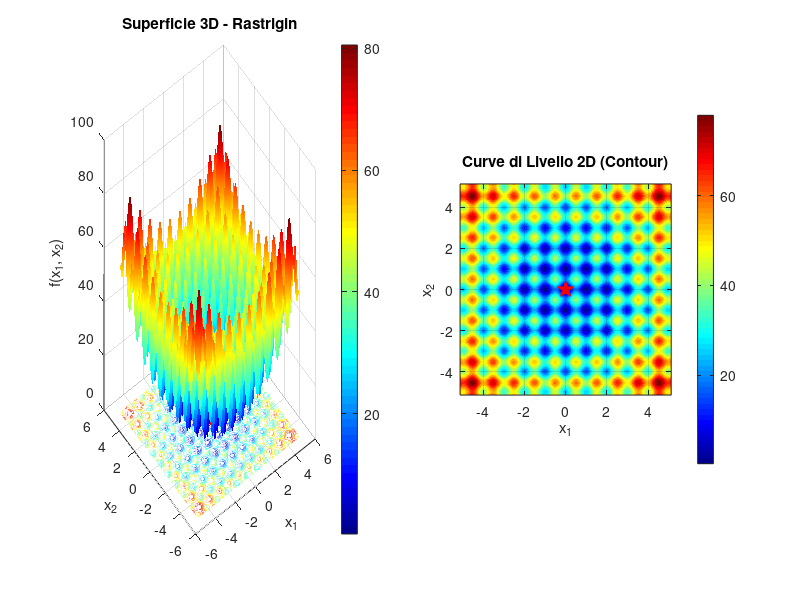

Write MATLAB code to recreate this figure.
% Script MATLAB per la visualizzazione della funzione Rastrigin (2D e 3D)

clear; clc; close all;

% 1. Definizione del grigliato (dominio standard [-5.12, 5.12])
x = linspace(-5.12, 5.12, 200);
y = linspace(-5.12, 5.12, 200);
[X, Y] = meshgrid(x, y);

% 2. Calcolo della funzione Rastrigin per D = 2
% f(x,y) = 20 + (x^2 - 10*cos(2*pi*x)) + (y^2 - 10*cos(2*pi*y))
Z = 20 + (X.^2 - 10*cos(2*pi*X)) + (Y.^2 - 10*cos(2*pi*Y));

% 3. Creazione della figura
figure('Name', 'Visualizzazione Funzione Rastrigin', 'Color', 'w', 'Position', [100, 100, 1100, 500]);

% --- SUBPLOT 1: Grafico 3D (Surface plot + Contour proiettato) ---
subplot(1, 2, 1);
surfc(X, Y, Z, 'EdgeColor', 'none');
colormap jet;
shading interp;
colorbar;

hold on;
% Evidenzia l'ottimo globale in (0,0)
plot3(0, 0, 0, 'r*', 'MarkerSize', 12, 'LineWidth', 2);

title('Superficie 3D - Rastrigin');
xlabel('x_1'); ylabel('x_2'); zlabel('f(x_1, x_2)');
grid on;
view([-37.5, 30]); % Angolo di visuale ottimale

% --- SUBPLOT 2: Mappa di livello 2D (Contour plot) ---
subplot(1, 2, 2);
contourf(X, Y, Z, 30, 'LineColor', 'none');
colormap jet;
colorbar;

hold on;
% Evidenzia l'ottimo globale
plot(0, 0, 'rp', 'MarkerSize', 12, 'MarkerFaceColor', 'r');

title('Curve di Livello 2D (Contour)');
xlabel('x_1'); ylabel('x_2');
axis square;
grid on;
